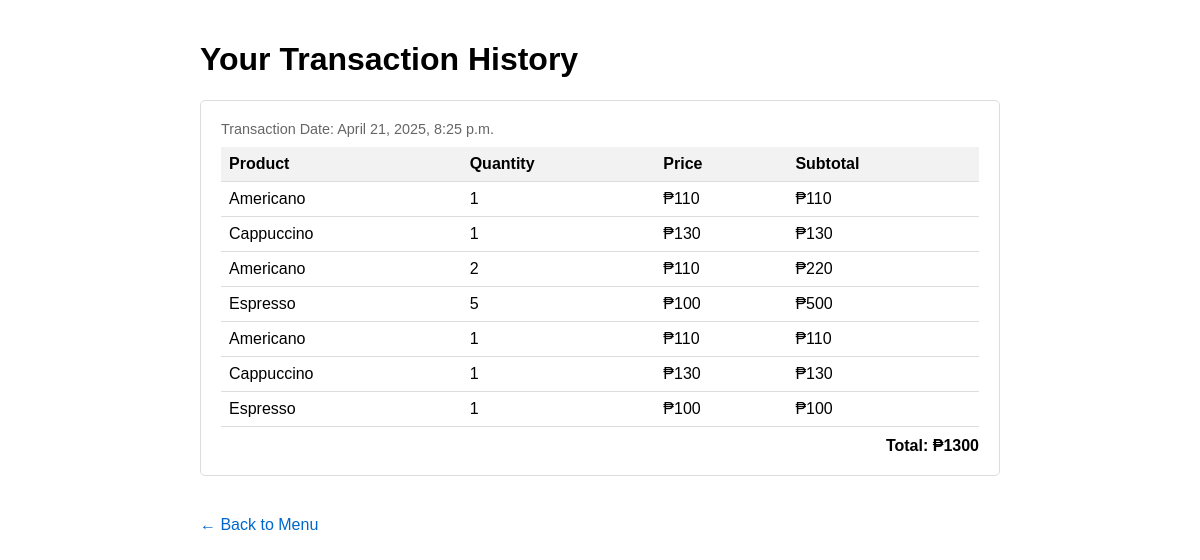
The page /history/ (signed in) on the database as committed earlier.
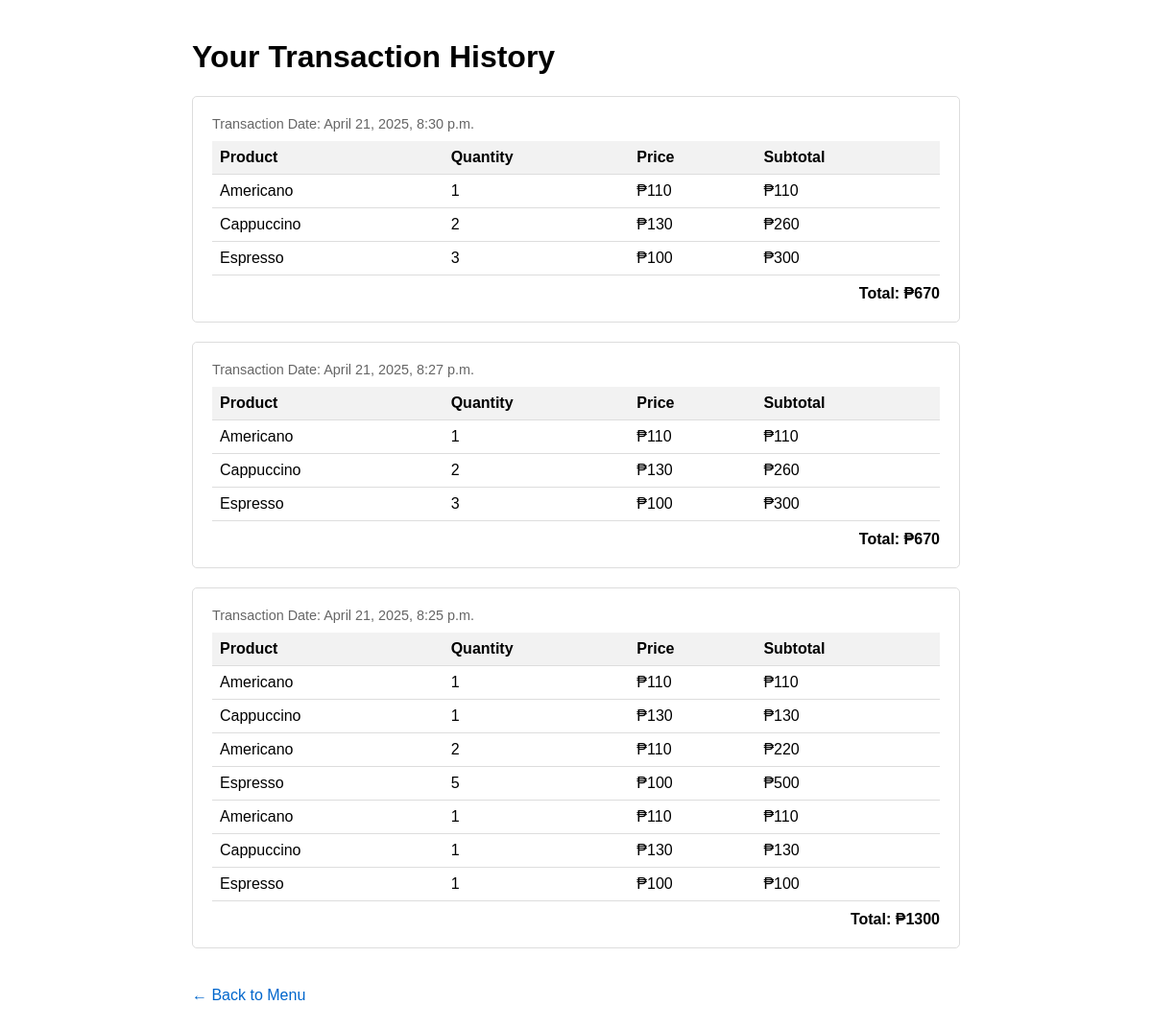
The same page on the database as committed later.
### core/models.py (models this page shows, shortened)
class Transaction(models.Model):
    user = models.ForeignKey(User, on_delete=models.CASCADE, null=False)
    created_at = models.DateTimeField()

class Product(models.Model):
    name = models.CharField(max_length=50)
    price = models.IntegerField()

### core/views.py (the view)
# urls.py: path('history/', views.transaction_history, name='transaction_history'),
@login_required
def transaction_history(request):
    template = loader.get_template("core/transaction_history.html")
    transactions = Transaction.objects.filter(user=request.user).order_by('-created_at')
    transaction_details = []
    for transaction in transactions:
        line_items = LineItem.objects.filter(transaction=transaction)
        line_items_with_subtotals = []
        total = 0
        for item in line_items:
            subtotal = item.quantity * item.product.price
            total += subtotal
            line_items_with_subtotals.append({
                'product': item.product,
                'quantity': item.quantity,
                'subtotal': subtotal
            })
        transaction_details.append({
            'transaction': transaction,
            'line_items': line_items_with_subtotals,
            'total': total
        })
    context = {
        'transaction_details': transaction_details,
    }
    return HttpResponse(template.render(context, request))

### core/templates/core/transaction_history.html (shortened to what this page needs)
<!DOCTYPE html>
<html>
<head>
</head>
<body>
    <h1>Your Transaction History</h1>
    {% if transaction_details %}
        {% for detail in transaction_details %}
            <div class="transaction">
                <div class="transaction-date">
                    Transaction Date: {{ detail.transaction.created_at|date:"F j, Y, g:i a" }}
                </div>
                <table>
                    <tr>
                        <th>Product</th>
                        <th>Quantity</th>
                        <th>Price</th>
                        <th>Subtotal</th>
                    </tr>
                    {% for item in detail.line_items %}
                        <tr>
                            <td>{{ item.product.name }}</td>
                            <td>{{ item.quantity }}</td>
                            <td>₱{{ item.product.price }}</td>
                            <td>₱{{ item.subtotal }}</td>
                        </tr>
                    {% endfor %}
                </table>
                <div class="total">
                    Total: ₱{{ detail.total }}
                </div>
            </div>
        {% endfor %}
    {% else %}
        <p class="no-transactions">You haven't made any purchases yet.</p>
    {% endif %}
    <a href="/" class="back-link">← Back to Menu</a>
</body>
</html>

### core/templates/core/transaction_history.html (style rules this page uses)
body { font-family: Arial, sans-serif; max-width: 800px; margin: 0 auto; padding: 20px; }
.transaction { border: 1px solid #ddd; margin: 20px 0; padding: 20px; border-radius: 5px; }
.transaction-date { color: #666; font-size: 0.9em; margin-bottom: 10px; }
table { width: 100%; border-collapse: collapse; margin: 10px 0; }
th, td { padding: 8px; text-align: left; border-bottom: 1px solid #ddd; }
th { background-color: #f2f2f2; }
.total { text-align: right; font-weight: bold; margin-top: 10px; }
.back-link { display: inline-block; margin: 20px 0; color: #0066cc; text-decoration: none; }

Rows that differ between the two databases and show on the page:
added Transaction: transaction.created_at "April 21, 2025, 8:30 p.m.", total "670", Product (product.name "Americano", quantity "1", product.price "110", subtotal "110"), Product (product.name "Cappuccino", quantity "2", product.price "130", subtotal "260"), Product (product.name "Espresso", quantity "3", product.price "100", subtotal "300")
added Transaction: transaction.created_at "April 21, 2025, 8:27 p.m.", total "670", Product (product.name "Americano", quantity "1", product.price "110", subtotal "110"), Product (product.name "Cappuccino", quantity "2", product.price "130", subtotal "260"), Product (product.name "Espresso", quantity "3", product.price "100", subtotal "300")
